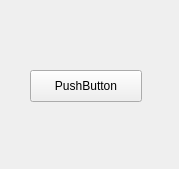
<?xml version="1.0" encoding="UTF-8"?>
<ui version="4.0">
 <class>virtualPage</class>
 <widget class="QWidget" name="virtualPage">
  <property name="geometry">
   <rect>
    <x>0</x>
    <y>0</y>
    <width>179</width>
    <height>169</height>
   </rect>
  </property>
  <property name="windowTitle">
   <string>Form</string>
  </property>
  <widget class="QPushButton" name="pushButton">
   <property name="geometry">
    <rect>
     <x>30</x>
     <y>70</y>
     <width>112</width>
     <height>32</height>
    </rect>
   </property>
   <property name="text">
    <string>PushButton</string>
   </property>
  </widget>
 </widget>
 <resources/>
 <connections/>
</ui>
